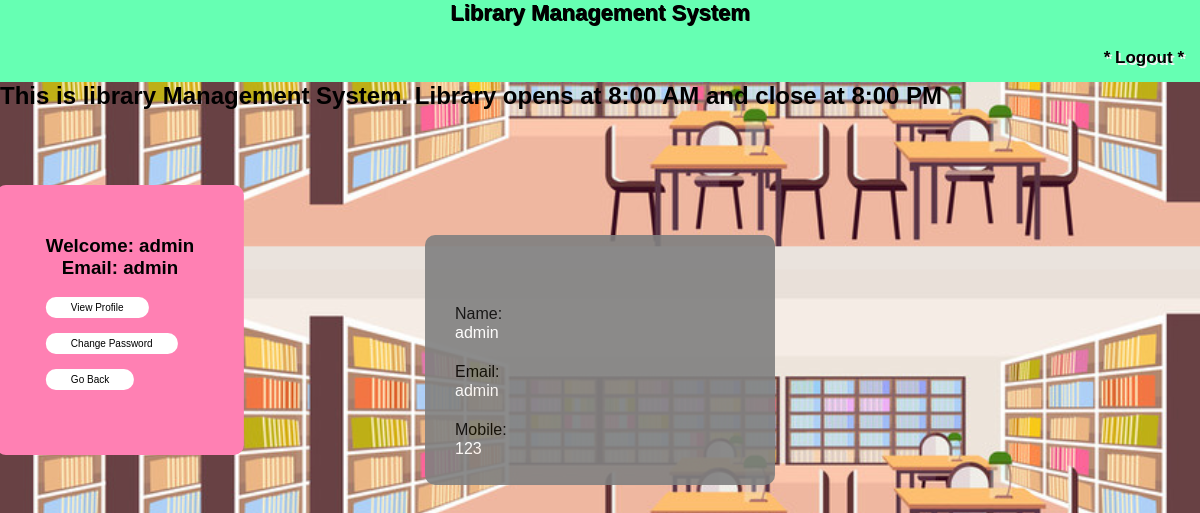
Screenshot of /view_user_profile.php (signed in) with the database file from the repository.
### tables this page shows
CREATE TABLE `users` (
  `uid` int(11) NOT NULL,
  `name` varchar(250) NOT NULL,
  `username` varchar(250) NOT NULL,
  `email` varchar(250) NOT NULL,
  `password` varchar(250) NOT NULL,
  `mobile` varchar(250) NOT NULL
);

### view_user_profile.php (the view, shortened to what this page needs)
<?php
	$connection = mysqli_connect("localhost","root","");
	$name = "";
	$email = "";
	$mobile = "";
	$query = "select * from users where email = '$_SESSION[email]'";
	$query_run = mysqli_query($connection,$query);
	while($row = mysqli_fetch_assoc($query_run)){
		$name = $row['name'];
		$email = $row['email'];
		$mobile = $row['mobile'];
	}
?>
<!DOCTYPE html>
<html>
<head>
</head>
<body>
	<div class="topnav">
		<h1 align="center" style="text-shadow: 1px 1px">Library Management System</h1>
	<div>
		<b style="text-shadow: 2px 2px whitesmoke"> <a href='logout.php' style="float: right;">* Logout *</a></b>
	</div>
	</div>
	<div class="form-container">
  <?php
     if(isset($_SESSION["name"]))
     {
         echo "<h3 align='center'>Welcome: ".$_SESSION["name"]."<br> Email: ".$_SESSION["email"]."</h3><br>";
         echo "<p align='center'><a href='view_user_profile.php'>View Profile</a></p><br><br>";
         echo "<p align='center'><a href='change_user_password.php'>Change Password</a></p><br><br>";
         echo "<p align='center'><a href='user_dashboard.php'>Go Back</a></p><br><br>";
     }
     else
     {
          header('location:login.php');
     }
     ?></div>
		 <h2><span style="color: black"><marquee behavior="scroll" direction="left"
	 					 onmouseover="this.stop();"
	 					 onmouseout="this.start();"><b>This is library Management System. Library opens at 8:00 AM and close at 8:00 PM</b></marquee></span></h2><br><br>
  <div class="row">
		<div class="Loginbox">
			<form>
				<div class="form-group">
					<label>Name:</label>
					<input type="text" class="form-control" value="<?php echo $name;?>" disabled>
				</div>
				<div class="form-group">
					<label>Email:</label>
					<input type="text" class="form-control" value="<?php echo $email;?>" disabled>
				</div>
				<div class="form-group">
					<label>Mobile:</label>
					<input type="text" class="form-control" value="<?php echo $mobile;?>" disabled>
				</div>
			</form>
		</div>
	</div>
</body>
</html>

### view_user_profile.php (style rules this page uses)
* { margin: 0; padding: 0; -webkit-box-sizing: border-box; -moz-box-sizing: border-box; box-sizing: border-box; }
body { margin: 0; padding: 0; background: url(pic2.jpg); background-size: 100%; background-position: center; font-family: sans-serif; }
.Loginbox { width: 350px; height: 250px; background: gray; color: black; top: 45%; left: 50%; position: absolute; transform: translate(-50%,-50%); box-sizing: border-box; padding: 70px 30px; border-radius: 10px; opacity: 0.9; }
h1 { margin: 0; padding: 0 0 8px; text-align: center; font-size: 22px; }
.Loginbox input { width: 100%; margin-bottom: 20px; }
.Loginbox input[type="text"], input[type="password"] { border: none; background: transparent; outline: none; height: 20px; color: #fff; font-size: 16px; }
.topnav { overflow: hidden; background-color: #66ffb3; }
.topnav a { float: left; display: block; color: black; text-align: center; padding: 14px 16px; text-decoration: none; font-size: 17px; }
.form-container { max-width: 250px; padding: 50px; background-color: #ff80b3; border-radius: 10px; position: absolute; transform: translate(-50%,-50%); box-sizing: border-box; top: 40%; left: 10%; }
.form-container a { float: left; display: block; color: black; text-align: center; padding: 5px 25px; text-decoration: none; font-size: 10px; background-color: white; border-radius: 10px; }

### rows the page displays
users: name "admin", email "admin", mobile "123"

### other values shown
$_SESSION["name"] "admin"
$_SESSION["email"] "admin"
